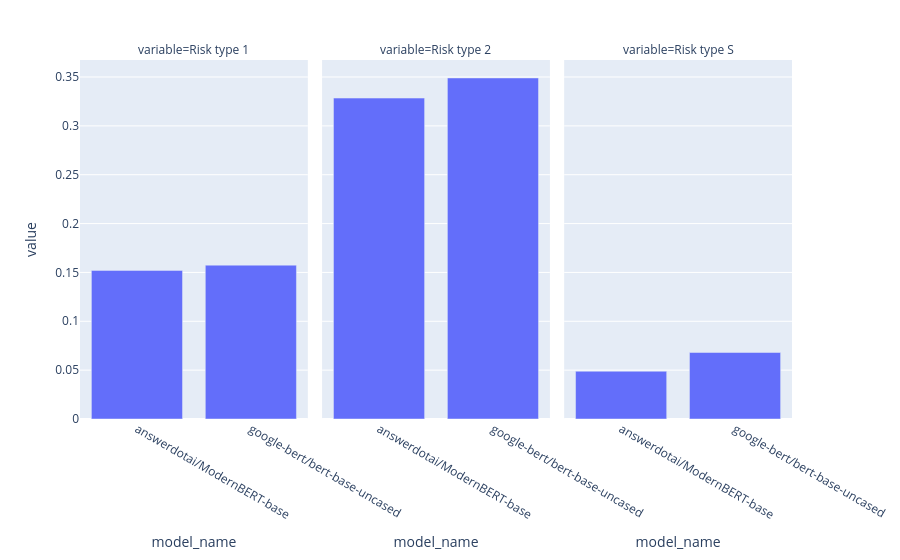

The code cell stored with this chart in its notebook:
### Code cell
import plotly.express as px


result = []

for model_name, sub_df in df.groupby("model_name"):
    result += [{
        "model_name": model_name,
        "Risk type 1": get_risk(sub_df, "error_type_1"),
        "Risk type 1 (support)": get_risk_support(sub_df, "error_type_1"),
        "Risk type 2": get_risk(sub_df, "error_type_2"),
        "Risk type 2 (support)": get_risk_support(sub_df, "error_type_2"),
        "Risk type S": get_risk(sub_df, "error_type_S"),
        "Risk type S (support)": get_risk_support(sub_df, "error_type_S"),
    }]
result = pd.DataFrame(result)

plot_df = result.melt(id_vars=["model_name"], value_vars=["Risk type 1", "Risk type 2", "Risk type S"])
px.bar(plot_df, x="model_name", y="value", facet_col="variable")

### Figure 1 — Plotly figure (JSON) as saved in the notebook; plotly's stock layout.template omitted (floating-point values rounded to 4 significant figures)
{"data": [{"hovertemplate": "variable=Risk type 1<br>model_name=%{x}<br>value=%{y}<extra></extra>", "legendgroup": "", "marker": {"color": "#636efa", "pattern": {"shape": ""}}, "name": "", "orientation": "v", "showlegend": false, "textposition": "auto", "type": "bar", "x": ["answerdotai/ModernBERT-base", "google-bert/bert-base-uncased"], "xaxis": "x", "y": [0.1521, 0.1575], "yaxis": "y"}, {"hovertemplate": "variable=Risk type 2<br>model_name=%{x}<br>value=%{y}<extra></extra>", "legendgroup": "", "marker": {"color": "#636efa", "pattern": {"shape": ""}}, "name": "", "orientation": "v", "showlegend": false, "textposition": "auto", "type": "bar", "x": ["answerdotai/ModernBERT-base", "google-bert/bert-base-uncased"], "xaxis": "x2", "y": [0.3284, 0.349], "yaxis": "y2"}, {"hovertemplate": "variable=Risk type S<br>model_name=%{x}<br>value=%{y}<extra></extra>", "legendgroup": "", "marker": {"color": "#636efa", "pattern": {"shape": ""}}, "name": "", "orientation": "v", "showlegend": false, "textposition": "auto", "type": "bar", "x": ["answerdotai/ModernBERT-base", "google-bert/bert-base-uncased"], "xaxis": "x3", "y": [0.04886, 0.06809], "yaxis": "y3"}], "layout": {"annotations": [{"font": {}, "showarrow": false, "text": "variable=Risk type 1", "x": 0.16, "xanchor": "center", "xref": "paper", "y": 1, "yanchor": "bottom", "yref": "paper"}, {"font": {}, "showarrow": false, "text": "variable=Risk type 2", "x": 0.5, "xanchor": "center", "xref": "paper", "y": 1, "yanchor": "bottom", "yref": "paper"}, {"font": {}, "showarrow": false, "text": "variable=Risk type S", "x": 0.84, "xanchor": "center", "xref": "paper", "y": 1, "yanchor": "bottom", "yref": "paper"}], "barmode": "relative", "legend": {"tracegroupgap": 0}, "margin": {"t": 60}, "xaxis": {"anchor": "y", "domain": [0, 0.32], "title": {"text": "model_name"}}, "xaxis2": {"anchor": "y2", "domain": [0.34, 0.66], "matches": "x", "title": {"text": "model_name"}}, "xaxis3": {"anchor": "y3", "domain": [0.68, 1.0], "matches": "x", "title": {"text": "model_name"}}, "yaxis": {"anchor": "x", "domain": [0, 1], "title": {"text": "value"}}, "yaxis2": {"anchor": "x2", "domain": [0, 1], "matches": "y", "showticklabels": false}, "yaxis3": {"anchor": "x3", "domain": [0, 1], "matches": "y", "showticklabels": false}}}
